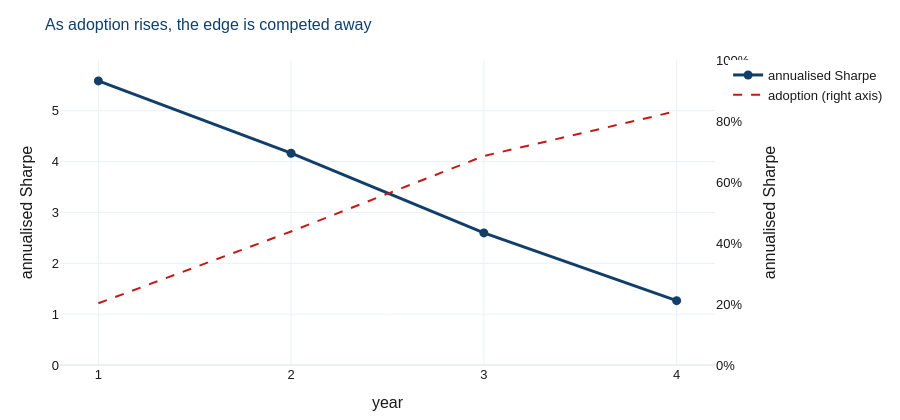

The cell this chart's notebook holds for it:
### Code cell
fig = go.Figure()
fig.add_trace(go.Scatter(x=annual.index, y=annual["sharpe"], mode="lines+markers",
                         name="annualised Sharpe", line=dict(color=airm7.NAVY, width=3),
                         marker=dict(size=9)))
fig.add_trace(go.Scatter(x=annual.index, y=annual["adoption"],
                         mode="lines", name="adoption (right axis)",
                         line=dict(color=airm7.RED, width=2, dash="dash"),
                         yaxis="y2"))
fig.update_layout(yaxis2=dict(overlaying="y", side="right", showgrid=False,
                              title="adoption", range=[0, 1],
                              tickformat=".0%"))
fig.update_xaxes(title_text="year", dtick=1)
fig.update_yaxes(title_text="annualised Sharpe", rangemode="tozero")
airm7.fig_layout(fig, "As adoption rises, the edge is competed away", height=420).show()

### Figure 1 — Plotly figure (JSON) as saved in the notebook; plotly's stock layout.template omitted (floating-point values rounded to 4 significant figures)
{"data": [{"line": {"color": "#123F69", "width": 3}, "marker": {"size": 9}, "mode": "lines+markers", "name": "annualised Sharpe", "type": "scatter", "x": [1, 2, 3, 4], "y": [5.587, 4.164, 2.597, 1.265]}, {"line": {"color": "#C11B17", "dash": "dash", "width": 2}, "mode": "lines", "name": "adoption (right axis)", "type": "scatter", "x": [1, 2, 3, 4], "y": [0.2023, 0.4378, 0.6853, 0.8325], "yaxis": "y2"}], "layout": {"colorway": ["#123F69", "#C11B17", "#0041C2", "#2E8B57", "#B8860B", "#7A8794"], "font": {"color": "#1a1a1a", "family": "Helvetica, Arial, sans-serif", "size": 13}, "height": 420, "hoverlabel": {"font": {"size": 12}}, "margin": {"b": 55, "l": 60, "r": 30, "t": 60}, "title": {"font": {"color": "#123F69", "size": 16}, "text": "As adoption rises, the edge is competed away"}, "xaxis": {"dtick": 1, "title": {"text": "year"}}, "yaxis": {"rangemode": "tozero", "title": {"text": "annualised Sharpe"}}, "yaxis2": {"overlaying": "y", "range": [0, 1], "rangemode": "tozero", "showgrid": false, "side": "right", "tickformat": ".0%", "title": {"text": "annualised Sharpe"}}}}
